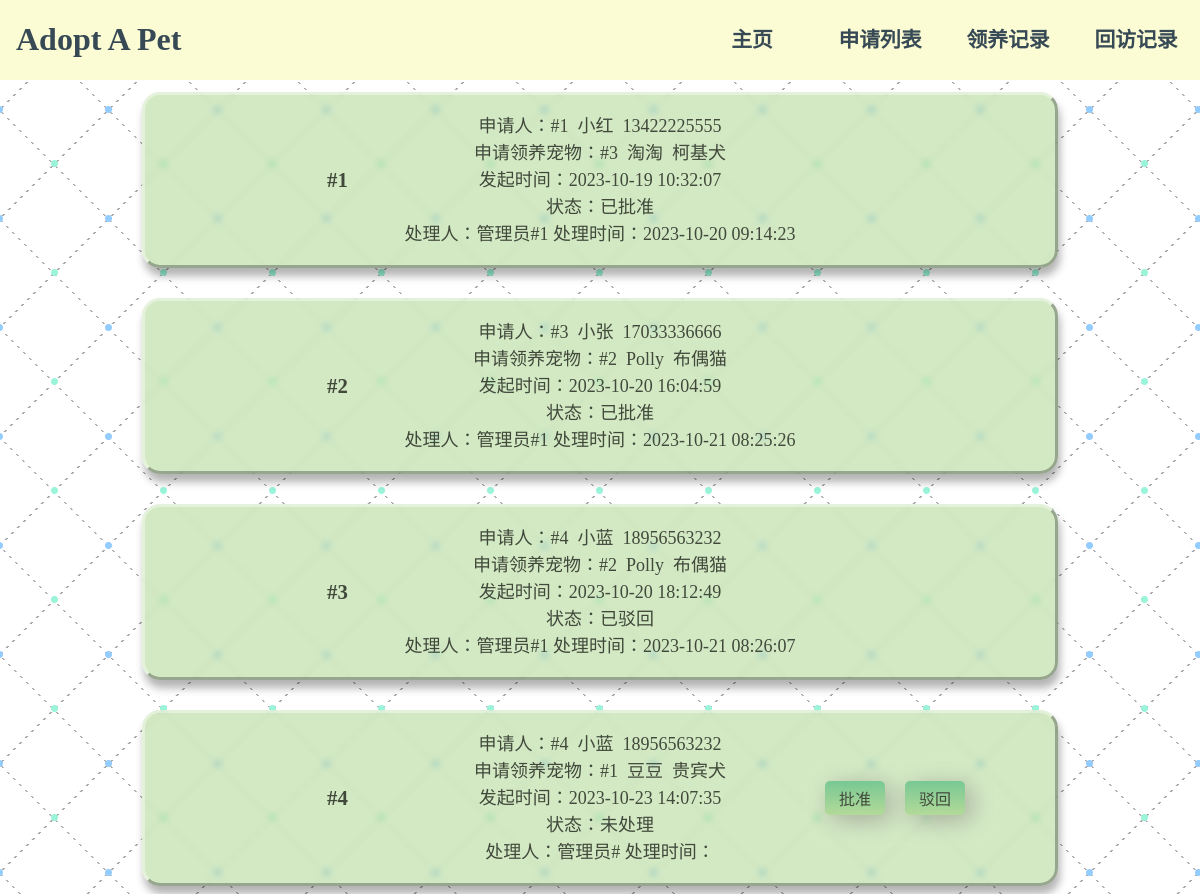
Screenshot of /AdoptApet/allApplication.php (signed in) with the database file from the repository.
### tables this page shows
create table common_user
(
   user_id              smallint not null auto_increment  comment '',
   account              numeric(6,0) not null  comment '',
   full_name            varchar(40) not null  comment '',
   age                  smallint  comment '',
   sex                  char(1)  comment '',
   phone                numeric(11,0) not null  comment '',
   email                varchar(50)  comment '',
   personal_address     varchar(80)  comment '',
   primary key (user_id)
);

create table application
(
   application_id       smallint not null auto_increment  comment '',
   pet_id               smallint not null  comment '',
   user_id              smallint not null  comment '',
   administrator_id     smallint  comment '',
   state                numeric(1,0) not null  comment '',
   propose_time         datetime not null  comment '',
   process_time         datetime  comment '',
   primary key (application_id)
);

create table pet
(
   pet_id               smallint not null auto_increment  comment '',
   variety_id           smallint not null  comment '',
   administrator_id     smallint not null  comment '',
   nickname             varchar(40) not null  comment '',
   birthday             date  comment '',
   age                  smallint  comment '',
   sex                  char(1) not null  comment '',
   colour               varchar(15) not null  comment '',
   personality          varchar(50)  comment '',
   health               varchar(50)  comment '',
   photo_path           varchar(100) not null  comment '',
   adopt_state          numeric(1,0) not null  comment '',
   last_update_time     datetime not null  comment '',
   primary key (pet_id)
);

create table variety
(
   variety_id           smallint not null auto_increment  comment '',
   administrator_id     smallint not null  comment '',
   variety_name         varchar(40) not null  comment '',
   introduction         text  comment '',
   primary key (variety_id)
);

### AdoptApet/allApplication.php (the view, shortened to what this page needs)
<!DOCTYPE html>
<html>
<head>
    <link rel="stylesheet" href="css/application.css">
</head>
<body>
    <div class="header">
        <a href="allApplication.php" class="logo">
            <h1>Adopt A Pet</h1>
        </a>
        <nav class="navbar">
            <ul>
                <li><a href="index_admin.php">主页</a></li>
                <li><a href="allApplication.php">申请列表</a></li>
                <li><a href="adoptRecord.php">领养记录</a></li>
                <li><a href="reviewRecord.php">回访记录</a></li>
            </ul>
        </nav>
    </div>
    <?php
    if (isset($_SESSION['user']) && $_SESSION['role'] == 1) {
        $conn = mysqli_connect('localhost:3307', 'root', '123456', 'pet_adopt');
        $sql_select = "SELECT application_id, application.user_id, full_name, phone, application.pet_id, nickname, variety_name, propose_time, state, application.administrator_id, process_time FROM common_user, application, pet, variety WHERE common_user.user_id = application.user_id AND application.pet_id = pet.pet_id AND pet.variety_id = variety.variety_id ORDER BY application_id ASC";
        $ret = mysqli_query($conn, $sql_select);
        while ($row = mysqli_fetch_array($ret)) { ?>
            <div class="container">
                <h2 class="title">#<?php echo $row['application_id']?></h2>
                <p class="info">申请人：#<?php echo $row['user_id']?>&nbsp;&nbsp;<?php echo $row['full_name']?>&nbsp;&nbsp;<?php echo $row['phone']?><br>
                申请领养宠物：#<?php echo $row['pet_id']?>&nbsp;&nbsp;<?php echo $row['nickname']?>&nbsp;&nbsp;<?php echo $row['variety_name']?><br>发起时间：<?php echo $row['propose_time']?><br>
                状态：<?php switch ($row['state']) {
                            case 0:
                                echo "未处理";
                                break;
                            case 1:
                                echo "已批准";
                                break;
                            case 2:
                                echo "已驳回";
                                break;
                        }?><br>
                处理人：管理员#<?php echo $row['administrator_id']?> 处理时间：<?php echo $row['process_time']?><br></p>
                <?php
                if ($row['state'] == 0) { ?>
                    <button type="button" class="btn m-left" onclick="approve(<?php echo $row['application_id']?>)">批准</button>
                    <button type="button" class="btn m-right" onclick="reject(<?php echo $row['application_id']?>)">驳回</button>
                <?php } ?>
            </div>
        <?php }
    } else {
        echo "<script>alert('请先登录！');location='html/login.html'</script>";
    } ?>
</body>
</html>

### AdoptApet/css/application.css (style rules this page uses)
body { display: grid; place-items: center; background: radial-gradient(#93ccff 3px, transparent 4px), radial-gradient(#9af4d9 3px, transparent 4px), linear-gradient(#fff 4px, transparent 0), linear-gradient(45deg, transparent 74px, transparent 75px, #a4a4a4 75px, #a4a4a4 76px, transparent 77px, transparent 109px), linear-gradient(-45deg, transparent 75px, transparent 76px, #a4a4a4 76px, #a4a4a4 77px, transparent 78px, transparent 109px), #fff; background-size: 109px 109px, 109px 109px,100% 6px, 109px 109px, 109px 109px; background-position: 54px 55px, 0px 0px, 0px 0px, 0px 0px, 0px 0px; --background: linear-gradient(to bottom, #b3da99, #78c894); }
.header { position: fixed; top: 0; left: 0; right: 0; z-index: 1000; background: #fcfcd4; display: flex; align-items: center; justify-content: space-between; text-decoration: none; }
.header .logo { color: #364954; padding: 0 1rem; text-decoration: none; font-family: "Comic Sans MS"; }
.navbar ul { display: flex; }
.navbar ul li { font-weight: bold; width: 128px; list-style: none; text-align:center; }
.navbar ul li a { width: 128px; line-height: 40px; font-size: 1.3rem; font-family: "Microsoft JhengHei"; color: #364954; text-decoration: none; }
.container { margin-top: 30px; padding: 10px 5px; width: 900px; height: 150px; color: #41493b; display: flex; justify-content: center; align-items: center; gap: 20px; border-radius: 18px; backdrop-filter: blur(3px); background-color: #b3da9994; box-shadow: rgba(0, 0, 0, 0.3) 2px 8px 8px; border: 3px rgba(255,255,255,0.4) solid; border-bottom: 3px rgba(40,40,40,0.35) solid; border-right: 3px rgba(40,40,40,0.35) solid; text-align: center; }
.title { position: absolute; left: 20%; font-size: 1.3rem; font-weight: bold; line-height: 1.2; }
.info { position: absolute; font-family: var(--font-serif); font-size: 1.125rem; line-height: 1.5; }
.btn { position: absolute; background: #78c894; background-image: linear-gradient(to bottom, #78c894, #b3da99); border-radius: 5px; border: none; box-shadow: 6px 5px 24px #a5ae9d; font-family: Arial; color: #41493b; font-size: 16px; padding: 5px 14px; text-decoration: none; }
.m-left { left: 680px; }
.m-right { left: 760px; }

### rows the page displays
common_user: application.application_id "1", application.user_id "1", full_name "小红", phone "13422225555", application.pet_id "3", pet.nickname "淘淘", variety.variety_name "柯基犬", application.propose_time "2023-10-19 10:32:07", shows "已批准", application.administrator_id "1", application.process_time "2023-10-20 09:14:23"
common_user: application.application_id "2", application.user_id "3", full_name "小张", phone "17033336666", application.pet_id "2", pet.nickname "Polly", variety.variety_name "布偶猫", application.propose_time "2023-10-20 16:04:59", shows "已批准", application.administrator_id "1", application.process_time "2023-10-21 08:25:26"
common_user: application.application_id "3", application.user_id "4", full_name "小蓝", phone "18956563232", application.pet_id "2", pet.nickname "Polly", variety.variety_name "布偶猫", application.propose_time "2023-10-20 18:12:49", shows "已驳回", application.administrator_id "1", application.process_time "2023-10-21 08:26:07", application.application_id "4", application.pet_id "1", pet.nickname "豆豆", variety.variety_name "贵宾犬", application.propose_time "2023-10-23 14:07:35"
